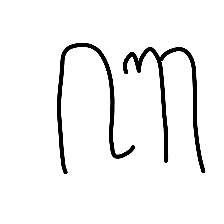
#> input picture Dataset/campuran/ba/ba38.mine.png, 224 x 224 px, given in place of ba57.mine3.png, which was not available
$ jupyter execute --allow-errors campuran-SIFT-coloring-test.ipynb   (Python 2 division)   (text cells are left out)
#> lines starting #> are read from the running program, lines starting #| are printed output that depends on the picture; pictures that were not available may be replaced by others from this repository, and a replacement may not be noted
[cell 1]
# load data
import os

# computing
import numpy as np
import pandas as pd

# visualization
import matplotlib.pyplot as plt
import seaborn as sns

# feature extraction
import cv2
from scipy.spatial.distance import cdist
from sklearn.cluster import KMeans

# modelling
from sklearn.preprocessing import MinMaxScaler
from sklearn.model_selection import train_test_split
from sklearn.svm import SVC
from sklearn.model_selection import GridSearchCV

# evalutaion
from sklearn.metrics import classification_report, confusion_matrix, accuracy_score

# load/save model
import pickle

[cell 2]
def load_file_pickle(filename):
    file_pickle = pickle.load(open(filename, 'rb'))
    return file_pickle

def save_file_pickle(data, filename):
    pickle.dump(data, open(filename, 'wb'))

[cell 3]
BOW_FILE_PICKLE = "bow_dictionary.pkl"
SCALER_WS_FILE_PICKLE = "scaler_with_sift.pkl"
SCALER_WOS_FILE_PICKLE = "scaler_without_sift.pkl"
SVM_WS_FILE_PICKLE = "svm_with_sift_model.pkl"
SVM_WOS_FILE_PICKLE = "svm_without_sift_model.pkl"

[cell 4]
def grayscaling(image):
    image = cv2.cvtColor(image, cv2.COLOR_RGB2GRAY)
    return image

def resizing(image, size):
    image = cv2.resize(image, (size, size), interpolation = cv2.INTER_AREA)
    return image

def equalizing(img):
    img = cv2.equalizeHist(img)
    return img

def prep_image(image):
    img = resizing(image, 192)
    img = grayscaling(img)
    # img = equalizing(img)
    return img

[cell 5]
path = "../Dataset/augmented_test_src/#plan_2/ba57.mine3.png"
img_white = cv2.imread(path)
#> img_white is the input picture: shape (224, 224, 3); min 0, max 255, mean 241.8
img_white = cv2.cvtColor(img_white, cv2.COLOR_BGR2RGB)
img_white = prep_image(img_white)
#> in resizing, `image = cv2.resize(image, (size, size), interpolation = cv2.INTER_AREA)`:
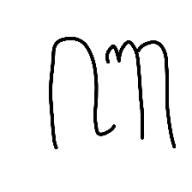
#> image: shape (192, 192, 3); min 0, max 255, mean 241.8

plt.imshow(img_white, cmap='gray')
plt.show()

[cell 6]
img_black = cv2.bitwise_not(img_white)
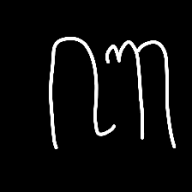
#> img_black: shape (192, 192); min 0, max 255, mean 13.2

plt.imshow(img_black, cmap='gray')
plt.show()

[cell 7]
sift = cv2.SIFT_create()
keypoints_1, descriptors_1 = sift.detectAndCompute(img_white,None)
#> keypoints_1 = 52 keypoints; strongest (x, y, size): (142, 137, 2.8), (56, 147, 3), (113, 127, 2.9), (174, 146, 3)

img_1 = cv2.drawKeypoints(img_white,keypoints_1,img_white)
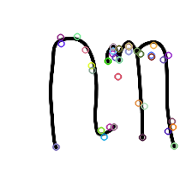
#> img_1: shape (192, 192, 3); mean of channels 0, 1, 2 240.9, 240.9, 241.1; drawn as B, G, R
plt.imshow(img_1)

[cell 8]
sift = cv2.SIFT_create()
keypoints_2, descriptors_2 = sift.detectAndCompute(img_black,None)
#> keypoints_2 has the same summary as keypoints_1

img_2 = cv2.drawKeypoints(img_black,keypoints_2,img_black)
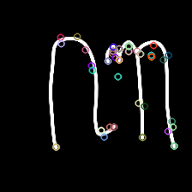
#> img_2: shape (192, 192, 3); mean of channels 0, 1, 2 14.4, 14.4, 14.6; drawn as B, G, R
plt.imshow(img_2)

[cell 9]
descriptors_1[0]
#> Out = 128 values, max 149 at index 43, min 0 at index 0, mean 20.56

[cell 10]
descriptors_2[0]
#> Out = 128 values, max 170 at index 53, min 0 at index 1, mean 19.23

[cell 11]
#feature matching
bf = cv2.BFMatcher(cv2.NORM_L1, crossCheck=True)

matches = bf.match(descriptors_1,descriptors_2)
#> matches = 12 matches
matches = sorted(matches, key = lambda x:x.distance)

img3 = cv2.drawMatches(img_white, keypoints_1, img_black, keypoints_2, matches[:50], img_black, flags=2)
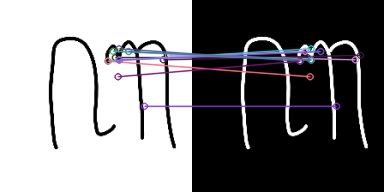
#> img3: shape (192, 384, 3); mean of channels 0, 1, 2 129.5, 127.2, 128.3; drawn as B, G, R
plt.imshow(img3),plt.show()

[cell 12]
sift = cv2.SIFT_create()
img_black_inv = cv2.bitwise_not(img_black)
keypoints_3, descriptors_3 = sift.detectAndCompute(img_black_inv,None)
#> keypoints_3 has the same summary as keypoints_1

img_3 = cv2.drawKeypoints(img_black_inv,keypoints_3,img_black_inv)
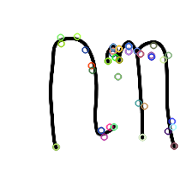
#> img_3: shape (192, 192, 3); mean of channels 0, 1, 2 240.8, 241.2, 240.9; drawn as B, G, R
plt.imshow(img_3)

[cell 13]
#feature matching
bf = cv2.BFMatcher(cv2.NORM_L1, crossCheck=True)

matches = bf.match(descriptors_1,descriptors_3)
#> matches = 52 matches
matches = sorted(matches, key = lambda x:x.distance)

img3 = cv2.drawMatches(img_white, keypoints_1, img_black_inv, keypoints_3, matches[:50], img_black_inv, flags=2)
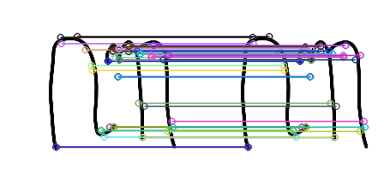
#> img3: shape (192, 384, 3); mean of channels 0, 1, 2 233.7, 230.3, 229.9; drawn as B, G, R
plt.imshow(img3),plt.show()

[cell 14]
t = 0

for desc_1 in descriptors_1:
    for desc_2 in descriptors_2:
        if np.array_equal(desc_1, desc_2):
            t = t + 1
            break
#> this loop made 52 passes
#> after the loop, t = 0

print(t)
#| 0

[cell 15]
# [5 lines left out: function import_image, not called in this run]

def import_data(path) :
    file_path = os.listdir(path)
    print(file_path)
    images = np.array([import_image(path + '/' + file) for file in file_path])

    return images

[cell 16]
# folder_path = "../Dataset/coloring_test/color/Gray75"
# folder_path = "../Dataset/coloring_test/color/Gray50"
folder_path = "../Dataset/coloring_test/color/Gray25"

# folder_path = "../Dataset/coloring_test/overlay/TTD"
# folder_path = "../Dataset/coloring_test/overlay/CAP"
# folder_path = "../Dataset/coloring_test/overlay/CHAR"

[cell 17]
hanacaraka = ('ba','ca','da','dha','ga','ha','ja','ka','la','ma','na','nga','nya','pa','ra','sa','ta','tha','wa','ya')

X = np.empty((0, 192, 192), np.uint8)
y = np.empty((0))

#> (the rest of this cell did not finish here and is left out)

[cell 18]
X.shape

[cell 19]
fig = plt.figure(figsize=(10, 12))
columns = 4
rows = 5
#> (the rest of this cell did not finish here and is left out)

[cell 20]
def extract_sift_features(list_image):
    image_descriptors = []
    sift = cv2.SIFT_create()
    for image in list_image:
        _, descriptor = sift.detectAndCompute(image, None)
        image_descriptors.append(descriptor)
#> (reads Code/bow_dictionary.pkl from the repository)

    return image_descriptors

def create_feature_bow(image_descriptors, bow, num_cluster):
#> called with num_cluster = 750
    X_features = []

    for i in range(len(image_descriptors)):
        features = np.array([0] * num_cluster, dtype=float)

        if image_descriptors[i] is not None:
            distance = cdist(image_descriptors[i], bow)
            argmin = np.argmin(distance, axis = 1)

            for j in argmin:
                features[j] += 1.0
        X_features.append(features)

    return np.array(X_features)

[cell 21]
image_descriptors = extract_sift_features(X)
num_cluster = 750
bow = load_file_pickle(BOW_FILE_PICKLE)
X_feature = create_feature_bow(image_descriptors, bow, num_cluster)

[cell 22]
X_feature.shape

[cell 23]
scaler = load_file_pickle(SCALER_WS_FILE_PICKLE)
#> (reads Code/scaler_with_sift.pkl from the repository)
